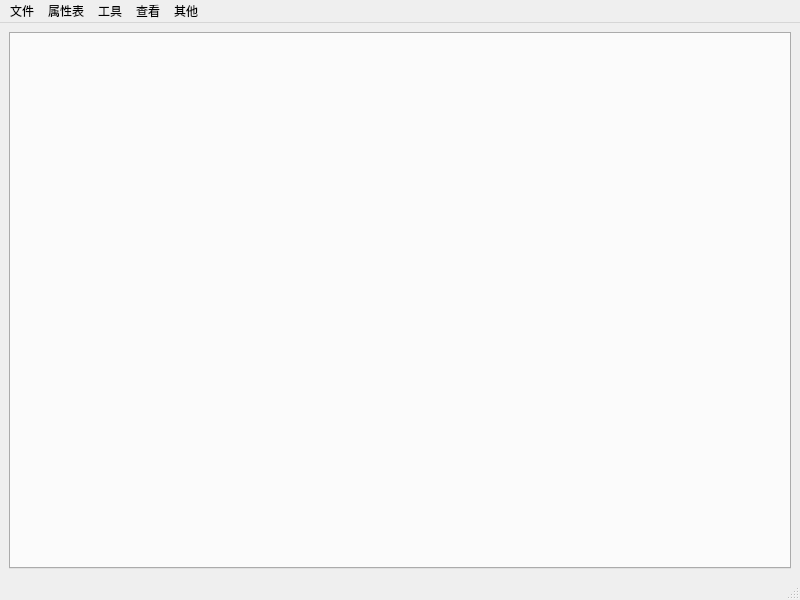
<?xml version="1.0" encoding="UTF-8"?>
<ui version="4.0">
 <class>MainWindow</class>
 <widget class="QMainWindow" name="MainWindow">
  <property name="geometry">
   <rect>
    <x>0</x>
    <y>0</y>
    <width>800</width>
    <height>600</height>
   </rect>
  </property>
  <property name="windowTitle">
   <string>VS 属性表编辑器 - VSATEditor</string>
  </property>
  <widget class="QWidget" name="centralwidget">
   <layout class="QGridLayout" name="gridLayout_5">
    <item row="0" column="0">
     <widget class="QTabWidget" name="props_editors">
      <property name="currentIndex">
       <number>-1</number>
      </property>
     </widget>
    </item>
   </layout>
  </widget>
  <widget class="QMenuBar" name="menubar">
   <property name="geometry">
    <rect>
     <x>0</x>
     <y>0</y>
     <width>800</width>
     <height>21</height>
    </rect>
   </property>
   <widget class="QMenu" name="file_menu">
    <property name="title">
     <string>文件</string>
    </property>
    <widget class="QMenu" name="import_menu">
     <property name="title">
      <string>导入</string>
     </property>
     <widget class="QMenu" name="global_props_menu">
      <property name="title">
       <string>全局属性表</string>
      </property>
      <addaction name="win64_props_action"/>
      <addaction name="win32_props_action"/>
     </widget>
     <addaction name="global_props_menu"/>
     <addaction name="project_props_action"/>
    </widget>
    <addaction name="import_menu"/>
    <addaction name="new_win64_props_action"/>
    <addaction name="new_win32_props_action"/>
    <addaction name="save_props_action"/>
    <addaction name="save_as_props_action"/>
    <addaction name="close_props_action"/>
   </widget>
   <widget class="QMenu" name="other_menu">
    <property name="title">
     <string>其他</string>
    </property>
    <addaction name="about_action"/>
    <addaction name="about_qt_action"/>
   </widget>
   <widget class="QMenu" name="props_menu">
    <property name="title">
     <string>属性表</string>
    </property>
    <widget class="QMenu" name="menu_2">
     <property name="title">
      <string>子属性表</string>
     </property>
     <addaction name="list_sub_props_action"/>
     <addaction name="add_sub_props_action"/>
     <addaction name="remove_sub_props_action"/>
    </widget>
    <addaction name="open_props_path_action"/>
    <addaction name="menu_2"/>
    <addaction name="cover_props_action"/>
    <addaction name="add_additional_dirs_or_deps_props_action"/>
   </widget>
   <widget class="QMenu" name="menu">
    <property name="title">
     <string>查看</string>
    </property>
    <widget class="QMenu" name="menucmake">
     <property name="title">
      <string>cmake模板</string>
     </property>
     <addaction name="custom_library_cmake_template_action"/>
     <addaction name="qt_cmake_template_action"/>
    </widget>
    <addaction name="links_action"/>
    <addaction name="menucmake"/>
    <addaction name="help_action"/>
   </widget>
   <widget class="QMenu" name="menu_3">
    <property name="title">
     <string>工具</string>
    </property>
   </widget>
   <addaction name="file_menu"/>
   <addaction name="props_menu"/>
   <addaction name="menu_3"/>
   <addaction name="menu"/>
   <addaction name="other_menu"/>
  </widget>
  <widget class="QStatusBar" name="statusbar"/>
  <action name="action_2">
   <property name="text">
    <string>项目属性表</string>
   </property>
  </action>
  <action name="actionx64">
   <property name="text">
    <string>x64</string>
   </property>
  </action>
  <action name="actionWin32">
   <property name="text">
    <string>Win32</string>
   </property>
  </action>
  <action name="new_win64_props_action">
   <property name="text">
    <string>新建x64属性表</string>
   </property>
  </action>
  <action name="save_props_action">
   <property name="text">
    <string>保存当前属性表</string>
   </property>
  </action>
  <action name="close_props_action">
   <property name="text">
    <string>关闭当前属性表</string>
   </property>
  </action>
  <action name="project_props_action">
   <property name="text">
    <string>项目/属性表</string>
   </property>
  </action>
  <action name="win64_props_action">
   <property name="text">
    <string>x64</string>
   </property>
  </action>
  <action name="win32_props_action">
   <property name="text">
    <string>Win32</string>
   </property>
  </action>
  <action name="about_action">
   <property name="text">
    <string>关于本项目</string>
   </property>
  </action>
  <action name="open_props_path_action">
   <property name="text">
    <string>打开所在文件夹</string>
   </property>
  </action>
  <action name="list_sub_props_action">
   <property name="text">
    <string>查看</string>
   </property>
  </action>
  <action name="add_sub_props_action">
   <property name="text">
    <string>导入</string>
   </property>
  </action>
  <action name="remove_sub_props_action">
   <property name="text">
    <string>删除</string>
   </property>
  </action>
  <action name="cover_props_action">
   <property name="text">
    <string>以...覆盖当前</string>
   </property>
  </action>
  <action name="about_qt_action">
   <property name="text">
    <string>关于 Qt</string>
   </property>
  </action>
  <action name="custom_library_cmake_template_action">
   <property name="text">
    <string>常规库</string>
   </property>
  </action>
  <action name="links_action">
   <property name="text">
    <string>参考链接</string>
   </property>
  </action>
  <action name="help_action">
   <property name="text">
    <string>使用说明</string>
   </property>
  </action>
  <action name="qt_cmake_template_action">
   <property name="text">
    <string>Qt</string>
   </property>
  </action>
  <action name="new_win32_props_action">
   <property name="text">
    <string>新建x86属性表</string>
   </property>
  </action>
  <action name="save_as_props_action">
   <property name="text">
    <string>另存当前属性表</string>
   </property>
  </action>
  <action name="add_additional_dirs_or_deps_props_action">
   <property name="text">
    <string>添加附加目录/附加依赖项</string>
   </property>
  </action>
 </widget>
 <resources/>
 <connections/>
</ui>
